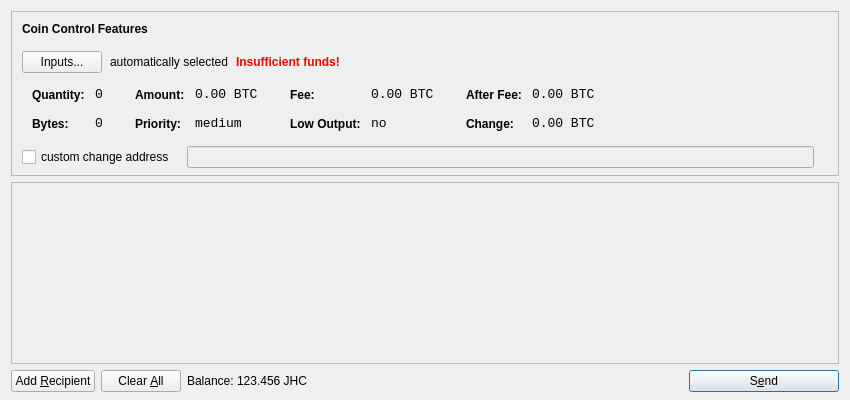
<?xml version="1.0" encoding="UTF-8"?>
<ui version="4.0">
 <class>SendCoinsDialog</class>
 <widget class="QDialog" name="SendCoinsDialog">
  <property name="geometry">
   <rect>
    <x>0</x>
    <y>0</y>
    <width>850</width>
    <height>400</height>
   </rect>
  </property>
  <property name="windowTitle">
   <string>Send Coins</string>
  </property>
  <layout class="QVBoxLayout" name="verticalLayout" stretch="0,1,0">
   <property name="bottomMargin">
    <number>8</number>
   </property>
   <item>
    <widget class="QFrame" name="frameCoinControl">
     <property name="sizePolicy">
      <sizepolicy hsizetype="Expanding" vsizetype="Expanding">
       <horstretch>0</horstretch>
       <verstretch>0</verstretch>
      </sizepolicy>
     </property>
     <property name="maximumSize">
      <size>
       <width>16777215</width>
       <height>16777215</height>
      </size>
     </property>
     <property name="frameShape">
      <enum>QFrame::StyledPanel</enum>
     </property>
     <property name="frameShadow">
      <enum>QFrame::Sunken</enum>
     </property>
     <layout class="QVBoxLayout" name="verticalLayoutCoinControl2">
      <property name="spacing">
       <number>-1</number>
      </property>
      <property name="leftMargin">
       <number>0</number>
      </property>
      <property name="topMargin">
       <number>0</number>
      </property>
      <property name="rightMargin">
       <number>0</number>
      </property>
      <property name="bottomMargin">
       <number>6</number>
      </property>
      <item>
       <layout class="QVBoxLayout" name="verticalLayoutCoinControl" stretch="0,0,0,0,1">
        <property name="spacing">
         <number>0</number>
        </property>
        <property name="leftMargin">
         <number>10</number>
        </property>
        <property name="topMargin">
         <number>10</number>
        </property>
        <item>
         <layout class="QHBoxLayout" name="horizontalLayoutCoinControl1">
          <property name="bottomMargin">
           <number>15</number>
          </property>
          <item>
           <widget class="QLabel" name="labelCoinControlFeatures">
            <property name="sizePolicy">
             <sizepolicy hsizetype="Preferred" vsizetype="Maximum">
              <horstretch>0</horstretch>
              <verstretch>0</verstretch>
             </sizepolicy>
            </property>
            <property name="font">
             <font>
              <weight>75</weight>
              <bold>true</bold>
             </font>
            </property>
            <property name="styleSheet">
             <string notr="true">font-weight:bold;</string>
            </property>
            <property name="text">
             <string>Coin Control Features</string>
            </property>
           </widget>
          </item>
         </layout>
        </item>
        <item>
         <layout class="QHBoxLayout" name="horizontalLayoutCoinControl2" stretch="0,0,0,0">
          <property name="spacing">
           <number>8</number>
          </property>
          <property name="bottomMargin">
           <number>10</number>
          </property>
          <item>
           <widget class="QPushButton" name="pushButtonCoinControl">
            <property name="styleSheet">
             <string notr="true"/>
            </property>
            <property name="text">
             <string>Inputs...</string>
            </property>
           </widget>
          </item>
          <item>
           <widget class="QLabel" name="labelCoinControlAutomaticallySelected">
            <property name="text">
             <string>automatically selected</string>
            </property>
            <property name="margin">
             <number>5</number>
            </property>
           </widget>
          </item>
          <item>
           <widget class="QLabel" name="labelCoinControlInsuffFunds">
            <property name="font">
             <font>
              <weight>75</weight>
              <bold>true</bold>
             </font>
            </property>
            <property name="styleSheet">
             <string notr="true">color:red;font-weight:bold;</string>
            </property>
            <property name="text">
             <string>Insufficient funds!</string>
            </property>
            <property name="margin">
             <number>5</number>
            </property>
           </widget>
          </item>
          <item>
           <spacer name="horizontalSpacerCoinControl">
            <property name="orientation">
             <enum>Qt::Horizontal</enum>
            </property>
            <property name="sizeHint" stdset="0">
             <size>
              <width>40</width>
              <height>1</height>
             </size>
            </property>
           </spacer>
          </item>
         </layout>
        </item>
        <item>
         <widget class="QWidget" name="widgetCoinControl" native="true">
          <property name="sizePolicy">
           <sizepolicy hsizetype="Preferred" vsizetype="Preferred">
            <horstretch>0</horstretch>
            <verstretch>0</verstretch>
           </sizepolicy>
          </property>
          <property name="minimumSize">
           <size>
            <width>0</width>
            <height>0</height>
           </size>
          </property>
          <property name="styleSheet">
           <string notr="true"/>
          </property>
          <layout class="QHBoxLayout" name="horizontalLayoutCoinControl5">
           <property name="margin">
            <number>0</number>
           </property>
           <item>
            <layout class="QHBoxLayout" name="horizontalLayoutCoinControl3" stretch="0,0,0,1">
             <property name="spacing">
              <number>20</number>
             </property>
             <property name="topMargin">
              <number>0</number>
             </property>
             <property name="bottomMargin">
              <number>10</number>
             </property>
             <item>
              <layout class="QFormLayout" name="formLayoutCoinControl1">
               <property name="horizontalSpacing">
                <number>10</number>
               </property>
               <property name="verticalSpacing">
                <number>14</number>
               </property>
               <property name="leftMargin">
                <number>10</number>
               </property>
               <property name="topMargin">
                <number>4</number>
               </property>
               <property name="rightMargin">
                <number>6</number>
               </property>
               <item row="0" column="0">
                <widget class="QLabel" name="labelCoinControlQuantityText">
                 <property name="styleSheet">
                  <string notr="true">font-weight:bold;</string>
                 </property>
                 <property name="text">
                  <string>Quantity:</string>
                 </property>
                 <property name="margin">
                  <number>0</number>
                 </property>
                </widget>
               </item>
               <item row="0" column="1">
                <widget class="QLabel" name="labelCoinControlQuantity">
                 <property name="font">
                  <font>
                   <family>Monospace</family>
                   <pointsize>10</pointsize>
                  </font>
                 </property>
                 <property name="cursor">
                  <cursorShape>IBeamCursor</cursorShape>
                 </property>
                 <property name="contextMenuPolicy">
                  <enum>Qt::ActionsContextMenu</enum>
                 </property>
                 <property name="text">
                  <string notr="true">0</string>
                 </property>
                 <property name="margin">
                  <number>0</number>
                 </property>
                 <property name="textInteractionFlags">
                  <set>Qt::LinksAccessibleByMouse|Qt::TextSelectableByKeyboard|Qt::TextSelectableByMouse</set>
                 </property>
                </widget>
               </item>
               <item row="1" column="0">
                <widget class="QLabel" name="labelCoinControlBytesText">
                 <property name="styleSheet">
                  <string notr="true">font-weight:bold;</string>
                 </property>
                 <property name="text">
                  <string>Bytes:</string>
                 </property>
                </widget>
               </item>
               <item row="1" column="1">
                <widget class="QLabel" name="labelCoinControlBytes">
                 <property name="font">
                  <font>
                   <family>Monospace</family>
                   <pointsize>10</pointsize>
                  </font>
                 </property>
                 <property name="cursor">
                  <cursorShape>IBeamCursor</cursorShape>
                 </property>
                 <property name="contextMenuPolicy">
                  <enum>Qt::ActionsContextMenu</enum>
                 </property>
                 <property name="text">
                  <string notr="true">0</string>
                 </property>
                 <property name="textInteractionFlags">
                  <set>Qt::LinksAccessibleByMouse|Qt::TextSelectableByKeyboard|Qt::TextSelectableByMouse</set>
                 </property>
                </widget>
               </item>
              </layout>
             </item>
             <item>
              <layout class="QFormLayout" name="formLayoutCoinControl2">
               <property name="horizontalSpacing">
                <number>10</number>
               </property>
               <property name="verticalSpacing">
                <number>14</number>
               </property>
               <property name="leftMargin">
                <number>6</number>
               </property>
               <property name="topMargin">
                <number>4</number>
               </property>
               <property name="rightMargin">
                <number>6</number>
               </property>
               <item row="0" column="0">
                <widget class="QLabel" name="labelCoinControlAmountText">
                 <property name="styleSheet">
                  <string notr="true">font-weight:bold;</string>
                 </property>
                 <property name="text">
                  <string>Amount:</string>
                 </property>
                 <property name="margin">
                  <number>0</number>
                 </property>
                </widget>
               </item>
               <item row="0" column="1">
                <widget class="QLabel" name="labelCoinControlAmount">
                 <property name="font">
                  <font>
                   <family>Monospace</family>
                   <pointsize>10</pointsize>
                  </font>
                 </property>
                 <property name="cursor">
                  <cursorShape>IBeamCursor</cursorShape>
                 </property>
                 <property name="contextMenuPolicy">
                  <enum>Qt::ActionsContextMenu</enum>
                 </property>
                 <property name="text">
                  <string notr="true">0.00 BTC</string>
                 </property>
                 <property name="textInteractionFlags">
                  <set>Qt::LinksAccessibleByMouse|Qt::TextSelectableByKeyboard|Qt::TextSelectableByMouse</set>
                 </property>
                </widget>
               </item>
               <item row="1" column="0">
                <widget class="QLabel" name="labelCoinControlPriorityText">
                 <property name="styleSheet">
                  <string notr="true">font-weight:bold;</string>
                 </property>
                 <property name="text">
                  <string>Priority:</string>
                 </property>
                </widget>
               </item>
               <item row="1" column="1">
                <widget class="QLabel" name="labelCoinControlPriority">
                 <property name="font">
                  <font>
                   <family>Monospace</family>
                   <pointsize>10</pointsize>
                  </font>
                 </property>
                 <property name="cursor">
                  <cursorShape>IBeamCursor</cursorShape>
                 </property>
                 <property name="contextMenuPolicy">
                  <enum>Qt::ActionsContextMenu</enum>
                 </property>
                 <property name="text">
                  <string>medium</string>
                 </property>
                 <property name="textInteractionFlags">
                  <set>Qt::LinksAccessibleByMouse|Qt::TextSelectableByKeyboard|Qt::TextSelectableByMouse</set>
                 </property>
                </widget>
               </item>
              </layout>
             </item>
             <item>
              <layout class="QFormLayout" name="formLayoutCoinControl3">
               <property name="horizontalSpacing">
                <number>10</number>
               </property>
               <property name="verticalSpacing">
                <number>14</number>
               </property>
               <property name="leftMargin">
                <number>6</number>
               </property>
               <property name="topMargin">
                <number>4</number>
               </property>
               <property name="rightMargin">
                <number>6</number>
               </property>
               <item row="0" column="0">
                <widget class="QLabel" name="labelCoinControlFeeText">
                 <property name="styleSheet">
                  <string notr="true">font-weight:bold;</string>
                 </property>
                 <property name="text">
                  <string>Fee:</string>
                 </property>
                 <property name="margin">
                  <number>0</number>
                 </property>
                </widget>
               </item>
               <item row="0" column="1">
                <widget class="QLabel" name="labelCoinControlFee">
                 <property name="font">
                  <font>
                   <family>Monospace</family>
                   <pointsize>10</pointsize>
                  </font>
                 </property>
                 <property name="cursor">
                  <cursorShape>IBeamCursor</cursorShape>
                 </property>
                 <property name="contextMenuPolicy">
                  <enum>Qt::ActionsContextMenu</enum>
                 </property>
                 <property name="text">
                  <string notr="true">0.00 BTC</string>
                 </property>
                 <property name="textInteractionFlags">
                  <set>Qt::LinksAccessibleByMouse|Qt::TextSelectableByKeyboard|Qt::TextSelectableByMouse</set>
                 </property>
                </widget>
               </item>
               <item row="1" column="0">
                <widget class="QLabel" name="labelCoinControlLowOutputText">
                 <property name="styleSheet">
                  <string notr="true">font-weight:bold;</string>
                 </property>
                 <property name="text">
                  <string>Low Output:</string>
                 </property>
                </widget>
               </item>
               <item row="1" column="1">
                <widget class="QLabel" name="labelCoinControlLowOutput">
                 <property name="font">
                  <font>
                   <family>Monospace</family>
                   <pointsize>10</pointsize>
                  </font>
                 </property>
                 <property name="cursor">
                  <cursorShape>IBeamCursor</cursorShape>
                 </property>
                 <property name="contextMenuPolicy">
                  <enum>Qt::ActionsContextMenu</enum>
                 </property>
                 <property name="text">
                  <string>no</string>
                 </property>
                 <property name="textInteractionFlags">
                  <set>Qt::LinksAccessibleByMouse|Qt::TextSelectableByKeyboard|Qt::TextSelectableByMouse</set>
                 </property>
                </widget>
               </item>
              </layout>
             </item>
             <item>
              <layout class="QFormLayout" name="formLayoutCoinControl4">
               <property name="horizontalSpacing">
                <number>10</number>
               </property>
               <property name="verticalSpacing">
                <number>14</number>
               </property>
               <property name="leftMargin">
                <number>6</number>
               </property>
               <property name="topMargin">
                <number>4</number>
               </property>
               <property name="rightMargin">
                <number>6</number>
               </property>
               <item row="0" column="0">
                <widget class="QLabel" name="labelCoinControlAfterFeeText">
                 <property name="styleSheet">
                  <string notr="true">font-weight:bold;</string>
                 </property>
                 <property name="text">
                  <string>After Fee:</string>
                 </property>
                 <property name="margin">
                  <number>0</number>
                 </property>
                </widget>
               </item>
               <item row="0" column="1">
                <widget class="QLabel" name="labelCoinControlAfterFee">
                 <property name="font">
                  <font>
                   <family>Monospace</family>
                   <pointsize>10</pointsize>
                  </font>
                 </property>
                 <property name="cursor">
                  <cursorShape>IBeamCursor</cursorShape>
                 </property>
                 <property name="contextMenuPolicy">
                  <enum>Qt::ActionsContextMenu</enum>
                 </property>
                 <property name="text">
                  <string notr="true">0.00 BTC</string>
                 </property>
                 <property name="textInteractionFlags">
                  <set>Qt::LinksAccessibleByMouse|Qt::TextSelectableByKeyboard|Qt::TextSelectableByMouse</set>
                 </property>
                </widget>
               </item>
               <item row="1" column="0">
                <widget class="QLabel" name="labelCoinControlChangeText">
                 <property name="styleSheet">
                  <string notr="true">font-weight:bold;</string>
                 </property>
                 <property name="text">
                  <string>Change:</string>
                 </property>
                </widget>
               </item>
               <item row="1" column="1">
                <widget class="QLabel" name="labelCoinControlChange">
                 <property name="font">
                  <font>
                   <family>Monospace</family>
                   <pointsize>10</pointsize>
                  </font>
                 </property>
                 <property name="cursor">
                  <cursorShape>IBeamCursor</cursorShape>
                 </property>
                 <property name="contextMenuPolicy">
                  <enum>Qt::ActionsContextMenu</enum>
                 </property>
                 <property name="text">
                  <string notr="true">0.00 BTC</string>
                 </property>
                 <property name="textInteractionFlags">
                  <set>Qt::LinksAccessibleByMouse|Qt::TextSelectableByKeyboard|Qt::TextSelectableByMouse</set>
                 </property>
                </widget>
               </item>
              </layout>
             </item>
            </layout>
           </item>
          </layout>
         </widget>
        </item>
        <item>
         <layout class="QHBoxLayout" name="horizontalLayoutCoinControl4" stretch="0,0,0">
          <property name="spacing">
           <number>12</number>
          </property>
          <property name="sizeConstraint">
           <enum>QLayout::SetDefaultConstraint</enum>
          </property>
          <property name="topMargin">
           <number>5</number>
          </property>
          <property name="rightMargin">
           <number>5</number>
          </property>
          <item>
           <widget class="QCheckBox" name="checkBoxCoinControlChange">
            <property name="text">
             <string>custom change address</string>
            </property>
           </widget>
          </item>
          <item>
           <widget class="QLineEdit" name="lineEditCoinControlChange">
            <property name="enabled">
             <bool>false</bool>
            </property>
            <property name="sizePolicy">
             <sizepolicy hsizetype="Expanding" vsizetype="Fixed">
              <horstretch>0</horstretch>
              <verstretch>0</verstretch>
             </sizepolicy>
            </property>
           </widget>
          </item>
          <item>
           <widget class="QLabel" name="labelCoinControlChangeLabel">
            <property name="sizePolicy">
             <sizepolicy hsizetype="Preferred" vsizetype="Expanding">
              <horstretch>0</horstretch>
              <verstretch>0</verstretch>
             </sizepolicy>
            </property>
            <property name="minimumSize">
             <size>
              <width>0</width>
              <height>0</height>
             </size>
            </property>
            <property name="text">
             <string/>
            </property>
            <property name="margin">
             <number>3</number>
            </property>
           </widget>
          </item>
         </layout>
        </item>
        <item>
         <spacer name="verticalSpacerCoinControl">
          <property name="orientation">
           <enum>Qt::Vertical</enum>
          </property>
          <property name="sizeHint" stdset="0">
           <size>
            <width>800</width>
            <height>1</height>
           </size>
          </property>
         </spacer>
        </item>
       </layout>
      </item>
     </layout>
    </widget>
   </item>
   <item>
    <widget class="QScrollArea" name="scrollArea">
     <property name="widgetResizable">
      <bool>true</bool>
     </property>
     <widget class="QWidget" name="scrollAreaWidgetContents">
      <property name="geometry">
       <rect>
        <x>0</x>
        <y>0</y>
        <width>830</width>
        <height>165</height>
       </rect>
      </property>
      <layout class="QVBoxLayout" name="verticalLayout_2">
       <property name="margin">
        <number>0</number>
       </property>
       <item>
        <layout class="QVBoxLayout" name="entries">
         <property name="spacing">
          <number>6</number>
         </property>
        </layout>
       </item>
       <item>
        <spacer name="verticalSpacer">
         <property name="orientation">
          <enum>Qt::Vertical</enum>
         </property>
         <property name="sizeHint" stdset="0">
          <size>
           <width>20</width>
           <height>40</height>
          </size>
         </property>
        </spacer>
       </item>
      </layout>
     </widget>
    </widget>
   </item>
   <item>
    <layout class="QHBoxLayout" name="horizontalLayout">
     <item>
      <widget class="QPushButton" name="addButton">
       <property name="toolTip">
        <string>Send to multiple recipients at once</string>
       </property>
       <property name="text">
        <string>Add &amp;Recipient</string>
       </property>
       <property name="icon">
        <iconset resource="../bitcoin.qrc">
         <normaloff>:/icons/add</normaloff>:/icons/add</iconset>
       </property>
       <property name="autoDefault">
        <bool>false</bool>
       </property>
      </widget>
     </item>
     <item>
      <widget class="QPushButton" name="clearButton">
       <property name="sizePolicy">
        <sizepolicy hsizetype="Minimum" vsizetype="Fixed">
         <horstretch>0</horstretch>
         <verstretch>0</verstretch>
        </sizepolicy>
       </property>
       <property name="toolTip">
        <string>Remove all transaction fields</string>
       </property>
       <property name="text">
        <string>Clear &amp;All</string>
       </property>
       <property name="icon">
        <iconset resource="../bitcoin.qrc">
         <normaloff>:/icons/remove</normaloff>:/icons/remove</iconset>
       </property>
       <property name="autoRepeatDelay">
        <number>300</number>
       </property>
       <property name="autoDefault">
        <bool>false</bool>
       </property>
      </widget>
     </item>
     <item>
      <layout class="QHBoxLayout" name="horizontalLayout_2">
       <property name="spacing">
        <number>3</number>
       </property>
       <item>
        <widget class="QLabel" name="label">
         <property name="text">
          <string>Balance:</string>
         </property>
        </widget>
       </item>
       <item>
        <widget class="QLabel" name="labelBalance">
         <property name="cursor">
          <cursorShape>IBeamCursor</cursorShape>
         </property>
         <property name="text">
          <string>123.456 JHC</string>
         </property>
         <property name="textInteractionFlags">
          <set>Qt::LinksAccessibleByMouse|Qt::TextSelectableByKeyboard|Qt::TextSelectableByMouse</set>
         </property>
        </widget>
       </item>
      </layout>
     </item>
     <item>
      <spacer name="horizontalSpacer">
       <property name="orientation">
        <enum>Qt::Horizontal</enum>
       </property>
       <property name="sizeHint" stdset="0">
        <size>
         <width>40</width>
         <height>20</height>
        </size>
       </property>
      </spacer>
     </item>
     <item>
      <widget class="QPushButton" name="sendButton">
       <property name="minimumSize">
        <size>
         <width>150</width>
         <height>0</height>
        </size>
       </property>
       <property name="toolTip">
        <string>Confirm the send action</string>
       </property>
       <property name="text">
        <string>S&amp;end</string>
       </property>
       <property name="icon">
        <iconset resource="../bitcoin.qrc">
         <normaloff>:/icons/send</normaloff>:/icons/send</iconset>
       </property>
       <property name="default">
        <bool>true</bool>
       </property>
      </widget>
     </item>
    </layout>
   </item>
  </layout>
 </widget>
 <resources>
  <include location="../bitcoin.qrc"/>
 </resources>
 <connections/>
</ui>
